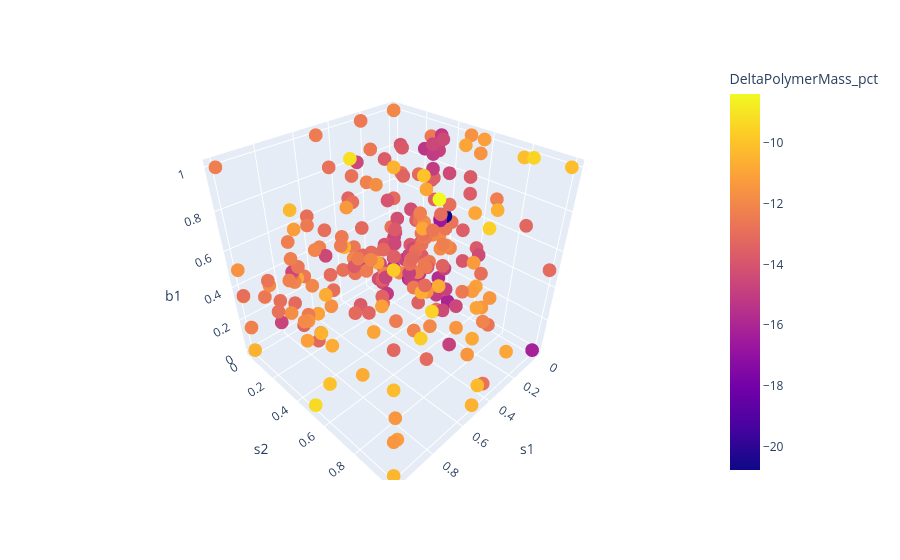

Notebook source saved alongside this figure:
### Code cell
fig = px.scatter_3d(df, x='s1', y='s2', z='b1', color='DeltaPolymerMass_pct')
fig.show()

### Figure 1 — Plotly figure (JSON) as saved in the notebook; plotly's stock layout.template omitted (floating-point values rounded to 4 significant figures; data arrays with more than 128 entries replaced by an {"elided": "..."} marker saying what was removed)
{"data": [{"hovertemplate": "s1=%{x}<br>s2=%{y}<br>b1=%{z}<br>DeltaPolymerMass_pct=%{marker.color}<extra></extra>", "legendgroup": "", "marker": {"color": {"elided": "385 float values"}, "coloraxis": "coloraxis", "symbol": "circle"}, "mode": "markers", "name": "", "scene": "scene", "showlegend": false, "type": "scatter3d", "x": {"elided": "385 float values"}, "y": {"elided": "385 float values"}, "z": {"elided": "385 float values"}}], "layout": {"coloraxis": {"colorbar": {"title": {"text": "DeltaPolymerMass_pct"}}, "colorscale": [[0, "#0d0887"], [0.1111, "#46039f"], [0.2222, "#7201a8"], [0.3333, "#9c179e"], [0.4444, "#bd3786"], [0.5556, "#d8576b"], [0.6667, "#ed7953"], [0.7778, "#fb9f3a"], [0.8889, "#fdca26"], [1, "#f0f921"]]}, "legend": {"tracegroupgap": 0}, "margin": {"t": 60}, "scene": {"domain": {"x": [0, 1], "y": [0, 1]}, "xaxis": {"title": {"text": "s1"}}, "yaxis": {"title": {"text": "s2"}}, "zaxis": {"title": {"text": "b1"}}}}}
